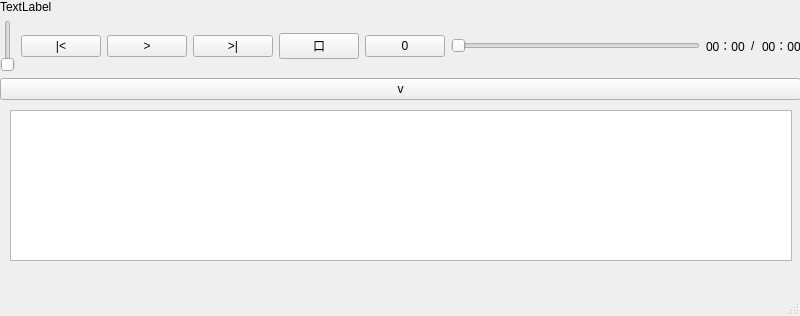
<?xml version="1.0" encoding="UTF-8"?>
<ui version="4.0">
 <class>MainWindow</class>
 <widget class="QMainWindow" name="MainWindow">
  <property name="geometry">
   <rect>
    <x>0</x>
    <y>0</y>
    <width>800</width>
    <height>316</height>
   </rect>
  </property>
  <property name="windowTitle">
   <string>MainWindow</string>
  </property>
  <widget class="QWidget" name="centralwidget">
   <widget class="QListWidget" name="listWidget">
    <property name="geometry">
     <rect>
      <x>10</x>
      <y>110</y>
      <width>782</width>
      <height>151</height>
     </rect>
    </property>
   </widget>
   <widget class="QWidget" name="widget" native="true">
    <property name="geometry">
     <rect>
      <x>0</x>
      <y>0</y>
      <width>801</width>
      <height>100</height>
     </rect>
    </property>
    <layout class="QVBoxLayout" name="verticalLayout">
     <item>
      <widget class="QLabel" name="label_4">
       <property name="text">
        <string>TextLabel</string>
       </property>
      </widget>
     </item>
     <item>
      <layout class="QHBoxLayout" name="horizontalLayout">
       <item>
        <widget class="QSlider" name="verticalSlider">
         <property name="orientation">
          <enum>Qt::Vertical</enum>
         </property>
        </widget>
       </item>
       <item>
        <widget class="QPushButton" name="pushButton_3">
         <property name="text">
          <string>|&lt;</string>
         </property>
        </widget>
       </item>
       <item>
        <widget class="QPushButton" name="pushButton">
         <property name="text">
          <string>&gt;</string>
         </property>
        </widget>
       </item>
       <item>
        <widget class="QPushButton" name="pushButton_4">
         <property name="text">
          <string>&gt;|</string>
         </property>
        </widget>
       </item>
       <item>
        <widget class="QPushButton" name="pushButton_2">
         <property name="text">
          <string>口</string>
         </property>
        </widget>
       </item>
       <item>
        <widget class="QPushButton" name="pushButton_5">
         <property name="text">
          <string>0</string>
         </property>
        </widget>
       </item>
       <item>
        <widget class="QSlider" name="horizontalSlider">
         <property name="enabled">
          <bool>true</bool>
         </property>
         <property name="orientation">
          <enum>Qt::Horizontal</enum>
         </property>
        </widget>
       </item>
       <item>
        <layout class="QHBoxLayout" name="horizontalLayout_2">
         <item>
          <widget class="QLabel" name="label_2">
           <property name="text">
            <string>00：00</string>
           </property>
          </widget>
         </item>
         <item>
          <widget class="QLabel" name="label_3">
           <property name="text">
            <string>/</string>
           </property>
          </widget>
         </item>
         <item>
          <widget class="QLabel" name="label">
           <property name="text">
            <string>00：00</string>
           </property>
          </widget>
         </item>
        </layout>
       </item>
      </layout>
     </item>
     <item>
      <widget class="QPushButton" name="pushButton_6">
       <property name="text">
        <string>v</string>
       </property>
      </widget>
     </item>
    </layout>
   </widget>
  </widget>
  <widget class="QMenuBar" name="menubar">
   <property name="geometry">
    <rect>
     <x>0</x>
     <y>0</y>
     <width>800</width>
     <height>23</height>
    </rect>
   </property>
  </widget>
  <widget class="QStatusBar" name="statusbar"/>
 </widget>
 <resources/>
 <connections/>
</ui>
